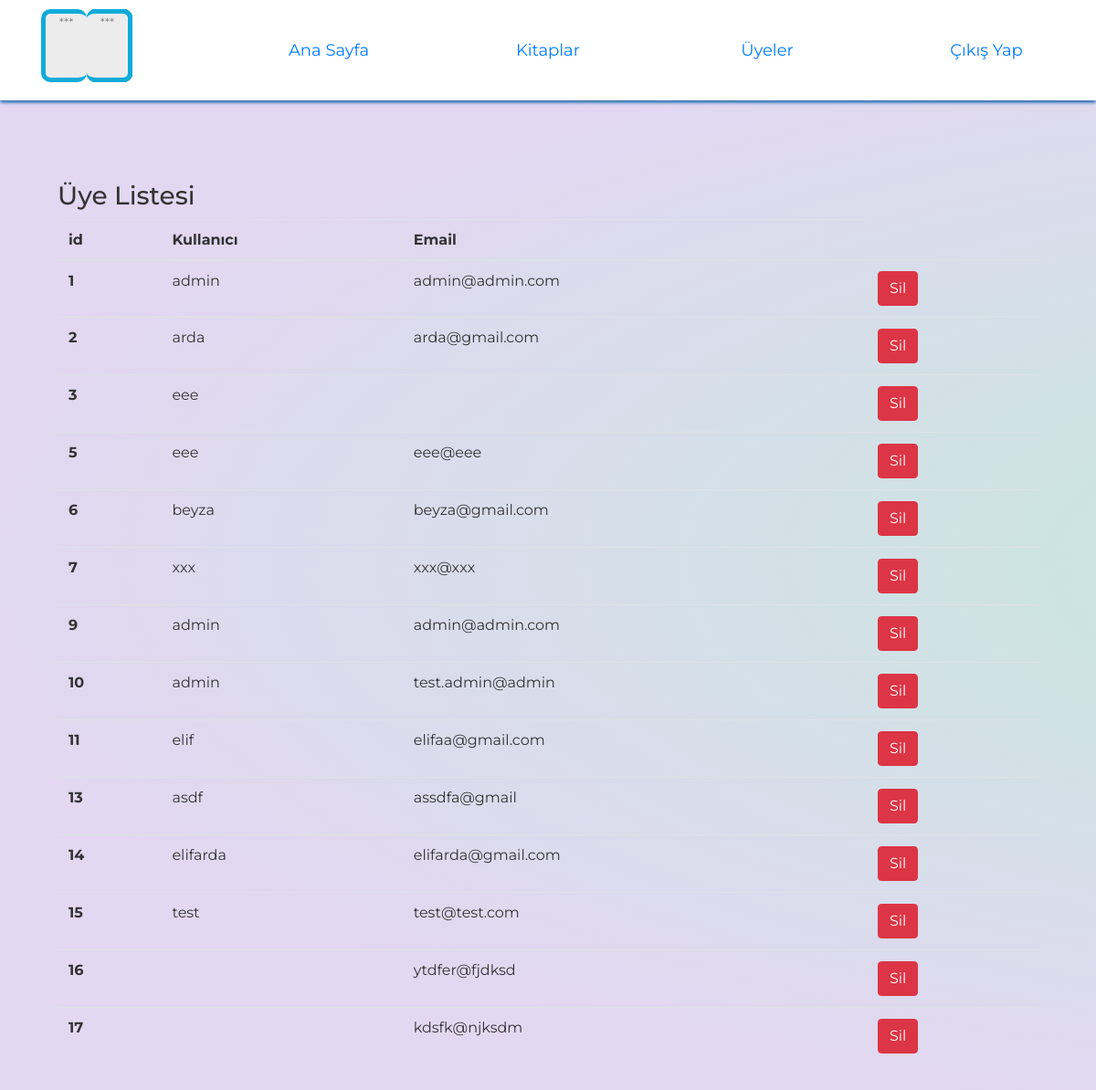
The app's page /admin_users, older data.
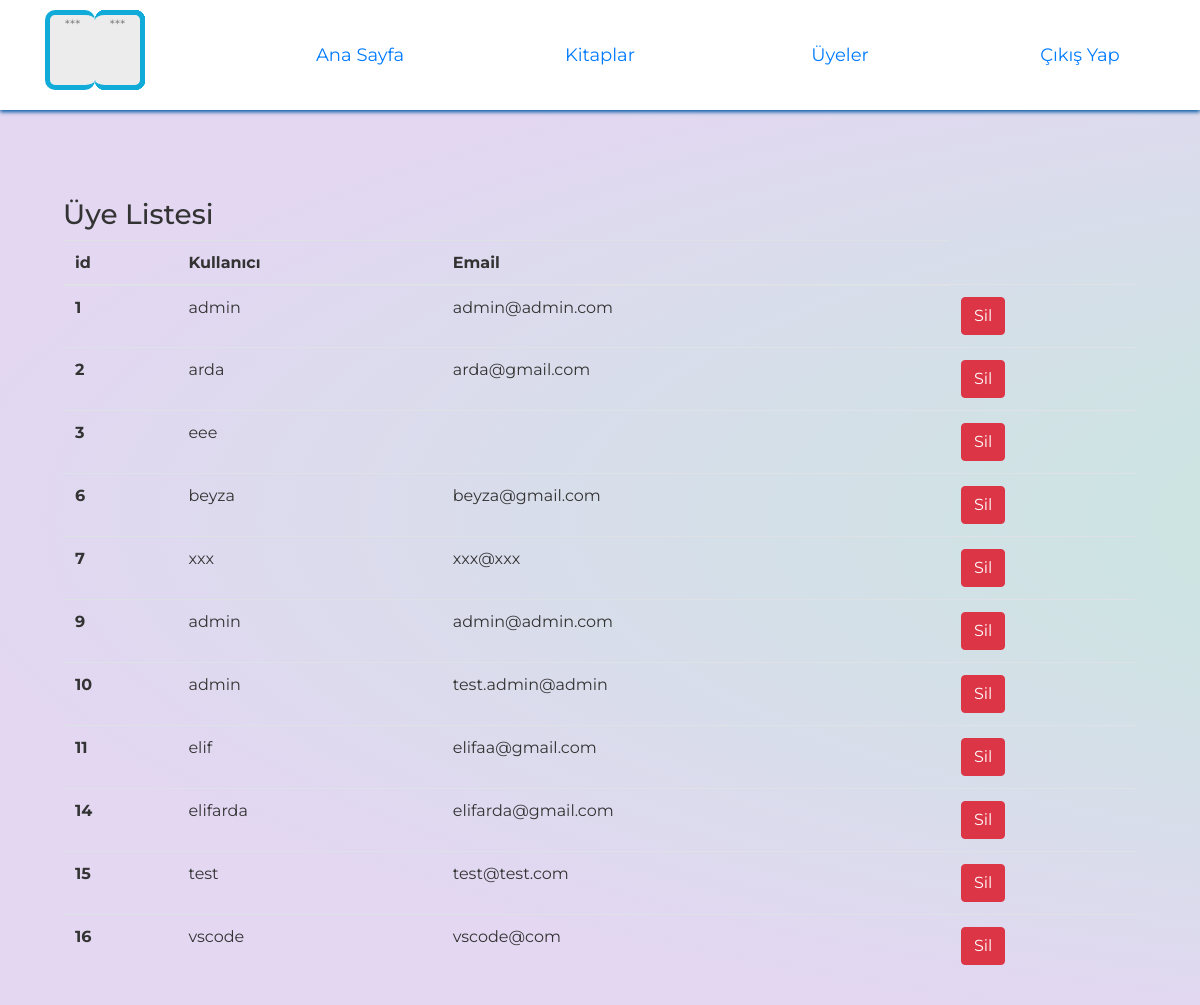
The same page, newer data.
### Models/user.py (models this page shows)
class User(UserMixin,db.Model):
    id = db.Column(db.Integer, primary_key=True)
    username = db.Column(db.String(120))
    email = db.Column(db.String(120))
    password = db.Column(db.String(80))

### Routes/routes.py (the view)
@routes.route("/admin_users")
def admin_users():
    users = User.query.all()
    return render_template("admin_users.html", users=users)

### templates/admin_users.html (shortened to what this page needs)
<html>
<head>
    <link rel="stylesheet" href="https://maxcdn.bootstrapcdn.com/bootstrap/4.0.0/css/bootstrap.min.css">
    <link rel="stylesheet" type="text/css" href="../static/css/home.css" />
</head>
<body>
    <div>
        <section class='header'>
            <header>
                <ul class='menu'>
                <li>
                        <div class="logo">
                            <div class="paper">
                            </div>
                            <div class="paper">
                            </div>
                        </div>
                    </li>
                    <li>
                        <a href='/admin'>Ana Sayfa</a>
                    </li>
                    <li>
                        <a href='/admin_book'>Kitaplar</a>
                    </li>
                    <li>
                        <a href='/admin_users'>Üyeler</a>
                    </li>
                    <li class="logout">
                        <a href='/logout'>Çıkış Yap</a>
                    </li>
                </ul>
            </header>
        </section>
        <div style="margin-top: 150px;" class="container">
            <table class="table table-hover">
                <h3>Üye Listesi</h3>
                <thead>
                    <tr>
                        <th scope="col">id</th>
                        <th scope="col">Kullanıcı</th>
                        <th scope="col">Email</th>
                    </tr>
                </thead>
                <tbody>
                    {%for user in users %}
                    <tr>
                        <th scope="row">{{user.id}}</th>
                        <td>{{user.username}}</td>
                        <td>{{user.email}}</td>
                        <td><a href="/user_delete/{{user.id}}" method="DELETE" class="btn btn-danger">Sil</a>
                    </tr>
                    {% endfor %}
                </tbody>
            </table>
        </div>
    </div>
</body>
</html>

Row changes from the older to the newer data that the page shows:
removed User: id "5", username "eee", email "eee@eee"
removed User: id "13", username "asdf", email "assdfa@gmail"
removed User: id "17", email "kdsfk@njksdm"
changed User id 16: username (not shown) → "vscode"; email "ytdfer@fjdksd" → "vscode@com"
